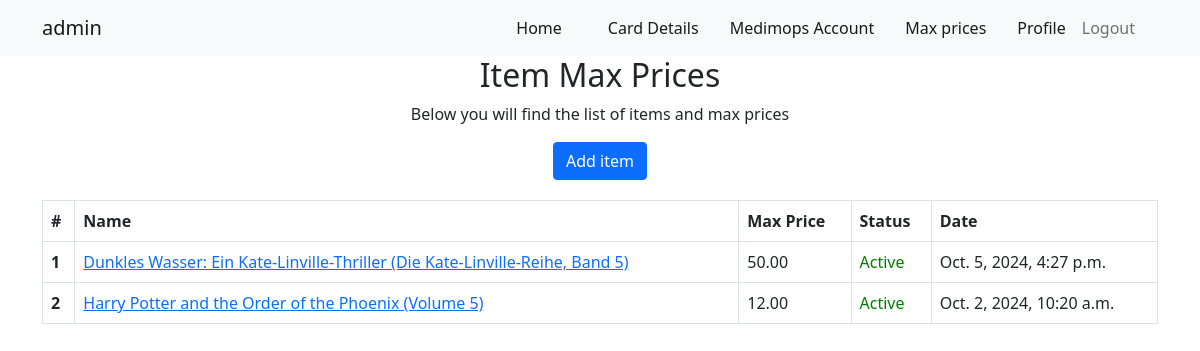
/item-max-prices/ (signed in), run on the app's committed database.
### Core/models.py (models this page shows)
class ProductMaxPrice(models.Model):
    item_name = models.CharField(max_length=255)
    max_price = models.DecimalField(max_digits=10, decimal_places=2, default=0)
    status = models.BooleanField(default=False)
    date = models.DateTimeField(auto_now_add=True, null=True, blank=True)

### Core/views.py (the view)
# urls.py: path('item-max-prices/', views.ProductsMaxPrice, name='product-max-price'),
@login_required
def ProductsMaxPrice(request):
    product_max_prices = ProductMaxPrice.objects.all().order_by('-date')
    context = {
        "max_prices": product_max_prices
    }
    return render(request, 'max-prices.html', context)

### templates/max-prices.html
{% extends 'base.html' %}
{% block content %}
<div class="description-text">
  <h2>Item Max Prices</h2>
  <p>Below you will find the list of items and max prices</p>
  <button type="button" class="btn btn-primary" onclick="window.location.href = {% url 'add-max-price-item' %} ">Add item</button>
</div>
<div class="container full-height d-flex justify-content-center ">
  <div class="scrollable-table">
      <table class="table table-bordered">
          <thead>
          <tr>
                <th scope="col">#</th>
                <th scope="col">Name</th>
                <th scope="col">Max Price</th>
                <th scope="col">Status</th>
                <th scope="col">Date</th>
          </tr>
          </thead>
          <tbody>
          {% for i in max_prices %}
            <tr>
                <th scope="row">{{forloop.counter}}</th>
                <td> <a href="{% url 'update-max-price-item' i.id %}">{{i.item_name}}</a> </td>
                <td>{{i.max_price}}</td>
                {% if i.status %}
                  <td style="color: green;">Active</td>
                {% else %}
                  <td style="color: firebrick;">Inactive</td>
                {% endif %}
                <td>{{i.date}}</td>
            </tr>
          {% endfor %}
          </tbody>
      </table>
  </div>
</div>
{% endblock content %}

### templates/base.html (shortened to what this page needs)
<!DOCTYPE html>
<html lang="en">
<head>
    {% load static %}
    <link rel="stylesheet" href="{% static 'style.css' %}">
    <link href="https://cdn.jsdelivr.net/npm/bootstrap@5.0.2/dist/css/bootstrap.min.css" rel="stylesheet">
</head>
<body>
    <nav class="navbar navbar-expand-lg navbar-light bg-light">
        <div class="container">
            <a class="navbar-brand" href="{% url 'home' %}">{{request.user}}</a>
            <div class="collapse navbar-collapse" id="navbarSupportedContent">
                <ul class="navbar-nav ms-auto mb-2 mb-lg-0">
                  <li class="nav-item">
                    <a class="nav-link active" aria-current="page" href="{% url 'home' %}">Home</a>
                  </li>
                    <a class="nav-link active" href="{% url 'card' %}">Card Details</a>
                    <a class="nav-link active" href="{% url 'account' %}">Medimops Account</a>
                    <a class="nav-link active" href="{% url 'product-max-price' %}">Max prices</a>
                    <a class="nav-link active" href="{% url 'profile' %}">Profile</a>
                  <li class="nav-item">
                    <a class="nav-link" href="{% url 'logout' %}">Logout</a>
                  </li>
                </ul>
            </div>
        </div>
    </nav>
    {% block content %}
    {% endblock content %}
</body>
</html>

### static/style.css (style rules this page uses)
.nav-item { margin-right: 15px; }
.full-height { height: 100vh; }
.scrollable-table { max-height: 500px; overflow-y: auto; width: 100%; }
.description-text { text-align: center; margin-bottom: 20px; }

### data on the page
ProductMaxPrice: item_name "Dunkles Wasser: Ein Kate-Linville-Thriller (Die Kate-Linville-Reihe, Band 5)", max_price "50.00", status "Active", date "Oct. 5, 2024, 4:27 p.m."
ProductMaxPrice: item_name "Harry Potter and the Order of the Phoenix (Volume 5)", max_price "12.00", status "Active", date "Oct. 2, 2024, 10:20 a.m."

### other printed values
{{ request.user }} "admin"
